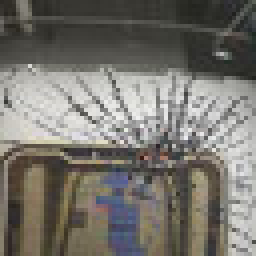
%> input picture ColorDefect4/images/1.jpg, 64 x 64 px (shown 4 times larger)
$ octave --eval "result = ExtractFeatures('../ColorDefect4/images/1.jpg');"   (GNU Octave 9; MATLAB toolbox functions it lacks are replaced by stand-ins)
%> lines starting %> are read from the running program, lines starting %| are printed output that depends on the picture; in (x1, y1, x2, y2) boxes, pixels count from 0 and x2, y2 are one past the last pixel; in counts of white or black regions, pixels touching at a corner belong together; the program's own positions count from 1
### TextureDefect1_2/cad_glcm_features.m
function [out] = cad_glcm_features(glcm)

% VECTORIZED CODE: FASTER

size_glcm_1 = size(glcm,1);
size_glcm_2 = size(glcm,2);
size_glcm_3 = size(glcm,3);

% checked
out.autoc = zeros(1,size_glcm_3); % Autocorrelation: [2]
out.contr = zeros(1,size_glcm_3); % Contrast: matlab/[1,2]
out.corrm = zeros(1,size_glcm_3); % Correlation: matlab
out.corrp = zeros(1,size_glcm_3); % Correlation: [1,2]
out.cprom = zeros(1,size_glcm_3); % Cluster Prominence: [2]
out.cshad = zeros(1,size_glcm_3); % Cluster Shade: [2]
out.dissi = zeros(1,size_glcm_3); % Dissimilarity: [2]
out.energ = zeros(1,size_glcm_3); % Energy: matlab / [1,2]
out.entro = zeros(1,size_glcm_3); % Entropy: [2]
out.homom = zeros(1,size_glcm_3); % Homogeneity: matlab
out.homop = zeros(1,size_glcm_3); % Homogeneity: [2]
out.maxpr = zeros(1,size_glcm_3); % Maximum probability: [2]
out.sosvh = zeros(1,size_glcm_3); % Sum of sqaures: Variance [1]
out.savgh = zeros(1,size_glcm_3); % Sum average [1]
out.svarh = zeros(1,size_glcm_3); % Sum variance [1]
out.senth = zeros(1,size_glcm_3); % Sum entropy [1]
out.dvarh = zeros(1,size_glcm_3); % Difference variance [4]
out.denth = zeros(1,size_glcm_3); % Difference entropy [1]
out.inf1h = zeros(1,size_glcm_3); % Information measure of correlation1 [1]
out.inf2h = zeros(1,size_glcm_3); % Informaiton measure of correlation2 [1]
out.indnc = zeros(1,size_glcm_3); % Inverse difference normalized (INN) [3]
out.idmnc = zeros(1,size_glcm_3); % Inverse difference moment normalized [3]

% Indices
[i,j] = meshgrid(1:size_glcm_1,1:size_glcm_2);
idx1 = (i+j)-1;
idx2 = abs(i-j)+1;
ii = (1:(2*size_glcm_1-1))';
jj = (0:size_glcm_1-1)';

for k = 1:size_glcm_3 % number glcms
    % Normalize GLCM
    glcm_sum = sum(sum(glcm(:,:,k)));
    Pij = glcm(:,:,k)./glcm_sum; % Normalize each glcm
    glcm_mean = mean(Pij(:)); % compute mean after norm
    %
    p_x = squeeze(sum(Pij,2));
    p_y = squeeze(sum(Pij,1))';
    %
    u_x = sum(sum(i.*Pij));
    u_y = sum(sum(j.*Pij));
    %
    p_xplusy = zeros((2*size_glcm_1 - 1),1); %[1]
    p_xminusy = zeros((size_glcm_1),1); %[1]
    for aux = 1:max(idx1(:))
       p_xplusy(aux) = sum(Pij(idx1==aux));
    end
    for aux = 1:max(idx2(:))
       p_xminusy(aux) = sum(Pij(idx2==aux));
    end

    % Contrast
    out.contr(k) = sum(sum((abs(i-j).^2).*Pij));
    % Dissimilarity
    out.dissi(k) = sum(sum(abs(i-j).*Pij));
    % Energy
    out.energ(k) = sum(sum(Pij.^2));
    % Entropy
    out.entro(k) = -sum(sum(Pij.*log(Pij+eps)));
    % Homogeneity Matlab
    out.homom(k) = sum(sum(Pij./(1+abs(i-j))));
    % Homogeneity Paper
    out.homop(k) = sum(sum(Pij./(1+abs(i-j).^2)));
    % Sum of squares: Variance
    out.sosvh(k) = sum(sum(Pij.*((j-glcm_mean).^2)));
    % Inverse difference normalized
    out.indnc(k) = sum(sum(Pij./(1+(abs(i-j)./size_glcm_1))));
    % Inverse difference moment normalized
    out.idmnc(k) = sum(sum(Pij./(1+((i-j)./size_glcm_1).^2)));
    % Maximum probability
    out.maxpr(k) = max(Pij(:));
    % Sum average
    out.savgh(k) = sum((ii+1).*p_xplusy);
    % Sum entropy
    out.senth(k) = -sum(p_xplusy.*log(p_xplusy+eps));
    % Sum variance
    out.svarh(k) = sum((((ii+1) - out.senth(k)).^2).*p_xplusy);
    % Difference entropy
    out.denth(k) = -sum(p_xminusy.*log(p_xminusy+eps));
    % Difference variance
    out.dvarh(k) = sum((jj.^2).*p_xminusy);
    % Computes correlation
    hxy1 = -sum(sum(Pij.*log(p_x*p_y' + eps)));
    hxy2 = -sum(sum((p_x*p_y').*log(p_x*p_y' + eps)));
    hx = -sum(p_x.*log(p_x+eps));
    hy = -sum(p_y.*log(p_y+eps));
    hxy = out.entro(k);
    % Information measure of correlation 1
    out.inf1h(k) = (hxy-hxy1)/(max([hx,hy]));
    % Information measure of correlation 2
    out.inf2h(k) = (1-exp(-2*(hxy2-hxy)))^0.5;
    % Cluster Prominence
    out.cprom(k) = sum(sum(Pij.*((i+j-u_x-u_y).^4)));
    % Cluster Shade
    out.cshad(k) = sum(sum(Pij.*((i+j-u_x-u_y).^3)));
    %
    s_x = sum(sum(Pij.*((i-u_x).^2)))^0.5;
    s_y = sum(sum(Pij.*((j-u_y).^2)))^0.5;
    corp = sum(sum(Pij.*(i.*j)));
    corm = sum(sum(Pij.*(i-u_x).*(j-u_y)));
    % Autocorrelation
    out.autoc(k) = corp;
    % Correlation paper
    out.corrp(k) = (corp-u_x*u_y)/(s_x*s_y);
    % Correlation Matlab
    out.corrm(k) = corm/(s_x*s_y);
end

### TextureDefect1_2/ExtractFeatures.m
function [status ]= ExtractFeatures(fullPath)
%> called with fullPath = '../ColorDefect4/images/1.jpg'
txtfeatures = 'txtfeatures.txt';
fid1 = fopen (txtfeatures,'a');
image=imread(fullPath);
%> image is the input picture: size 64x64x3 uint8; mean R, G, B 118.7, 115.9, 109.4
if size(image,3)==3
    image=rgb2gray(image);
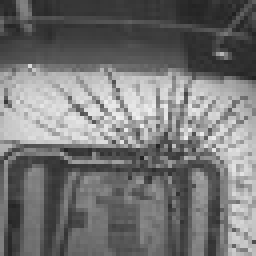
%> image: size 64x64 uint8 (shown 4 times larger); min 32, max 239, mean 116.1
end
level = graythresh(image);
%> level = 0.522
image =~im2bw(image,level);
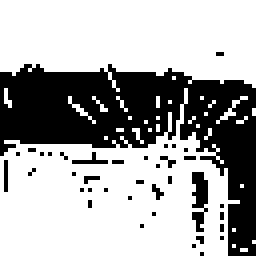
%> image: size 64x64 logical (shown 4 times larger); 66.8% white; 38 black regions (36 under 20 px), largest, box (x1, y1, x2, y2) and area: (0, 16, 64, 64) 1236, (48, 43, 52, 58) 41
image = bwareaopen(image,25);
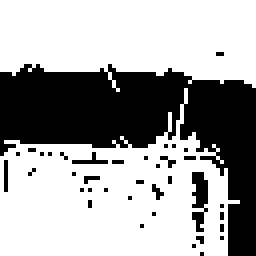
%> image: size 64x64 logical (shown 4 times larger); 65% white; 38 black regions (36 under 20 px)
[L Ne]=bwlabel(image);
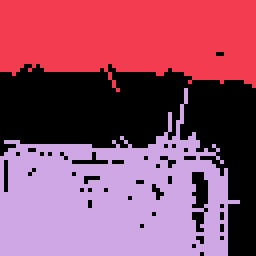
%> L: size 64x64 double (shown 4 times larger); 3 distinct labels, from 0 to 2; one colour per label, 0 black
%> Ne = 2
propied=regionprops(L,'BoundingBox');
%> propied = 2 regions; box (x1, y1, x2, y2): (0, 0, 64, 23), (0, 22, 60, 64)
hold on
for n=1:size(propied,1)
    rectangle('Position',propied(n).BoundingBox,'EdgeColor','r','LineWidth',2)
end
%> this loop made 2 passes
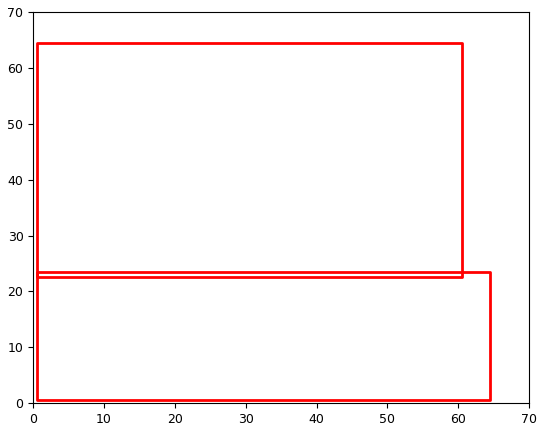
%> figure redrawn from the program's plot data
hold off

for n=1:Ne
    [r,c] = find(L==n);
    n1=image(min(r):max(r),min(c):max(c));
    n1 = double(n1);

    glcm2 = graycomatrix(n1,'Offset',[0 2]);
    out = cad_glcm_features(glcm2);
autoc=  out.autoc ;  % Autocorrelation: [2]
contr= out.contr  ; % Contrast: matlab/[1,2]
corrm= out.corrm ; % Correlation: matlab
corrp = out.corrp ; % Correlation: [1,2]
cprom= out.cprom ; % Cluster Prominence: [2]
cshad= out.cshad ; % Cluster Shade: [2]
dissi= out.dissi ; % Dissimilarity: [2]
energ= out.energ ; % Energy: matlab / [1,2]
entro= out.entro ; % Entropy: [2]
homom= out.homom ; % Homogeneity: matlab
homop = out.homop ; % Homogeneity: [2]
maxpr= out.maxpr ; % Maximum probability: [2]
sosvh = out.sosvh ; % Sum of sqaures: Variance [1]
savgh= out.savgh ; % Sum average [1]
svarh= out.svarh ; % Sum variance [1]
senth= out.senth ; % Sum entropy [1]
dvarh =out.dvarh ; % Difference variance [4]
denth = out.denth ; % Difference entropy [1]
inf1h= out.inf1h ; % Information measure of correlation1 [1]
inf2h= out.inf2h ; % Informaiton measure of correlation2 [1]
indnc = out.indnc ; % Inverse difference normalized (INN) [3]
idmnc = out.idmnc ; % Inverse difference moment normalized [3]


    fprintf(fid1,'\n %d %6f,%6f,%6f,%6f,%6f,%6f,%6f,%6f ,%6f,%6f,%6f,%6f,%6f,%6f,%6f,%6f,%6f,%6f,%6f,%6f,%6f,%6f',n,autoc,contr,corrm,corrp,cprom,cshad,dissi,energ,entro,homom,homop,maxpr,sosvh,savgh,svarh,senth,dvarh,denth,inf1h,inf2h,indnc,idmnc );


end
%> this loop made 2 passes
%> (size_glcm_1 in cad_glcm_features, size_glcm_2 in cad_glcm_features, size_glcm_3 in cad_glcm_features, ii in cad_glcm_features, jj in cad_glcm_features, autoc, contr, corrm) on passes 1 to 2: (8, 8, 1, [1; 2; 3; 4; 5; 6; 7; 8; 9; 10; 11; 12; 13; 14; 15], [0; 1; 2; 3; 4; 5; 6; 7], 50.78, 1.75, 0.887), (8, 8, 1, [1; 2; 3; 4; 5; 6; 7; 8; 9; 10; 11; 12; 13; 14; 15], [0; 1; 2; 3; 4; 5; 6; 7], 35.61, 5.99, 0.746)
%> pass 1, in ExtractFeatures, `n1=image(min(r):max(r),min(c):max(c));`:
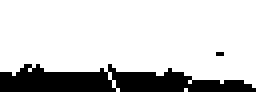
%> n1: size 23x64 logical (shown 4 times larger); 80.6% white; 2 black regions (1 under 20 px), largest, box (x1, y1, x2, y2) and area: (0, 16, 64, 23) 284
%> pass 2, in ExtractFeatures, `n1=image(min(r):max(r),min(c):max(c));`:
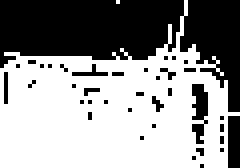
%> n1: size 42x60 logical (shown 4 times larger); 58.6% white; 38 black regions (35 under 20 px), largest, box (x1, y1, x2, y2) and area: (0, 0, 60, 28) 884, (48, 21, 52, 36) 41, (57, 29, 60, 42) 39
%> (the run ends here)
